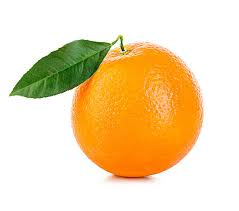
#> input picture images/oranges/o1.jpeg, 239 x 211 px
$ python main.py
#> lines starting #> are read from the running program, lines starting #| are printed output that depends on the picture; after the words box and inside, x2 and y2 are one past the last pixel; in counts of white or black regions, pixels touching at a corner belong together
import numpy as np
import cv2

img = cv2.imread("images/oranges/o1.jpeg")
#> img is the input picture: shape (211, 239, 3); mean B, G, R 177.5, 217.6, 240.5
# img = cv2.resize(img, (10, 10))
img = cv2.Canny(img, 100, 150)
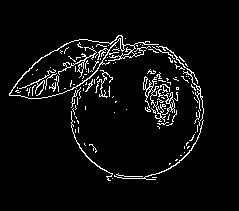
#> img: shape (211, 239); 5.1% white in thin lines or dots, all inside (x1, y1, x2, y2) = (9, 35, 204, 181)

print(np.array(img).flatten())
#> (printed output is left out)

cv2.imshow("cat", img)
cv2.waitKey(0)
cv2.destroyAllWindows()
# matrix 5 x 5

$ run again, with images/oranges/o2.jpeg copied over images/oranges/o1.jpeg
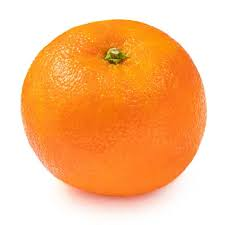
#> input picture images/oranges/o2.jpeg, 225 x 225 px
#> img is the input picture: shape (225, 225, 3); mean B, G, R 137.9, 189.9, 250.5
#> `img = cv2.Canny(img, 100, 150)`:
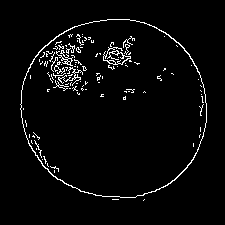
#> img: shape (225, 225); 3.5% white in thin lines or dots, all inside (x1, y1, x2, y2) = (20, 19, 207, 201)
#> (printed output is left out)

$ run again, with images/oranges/o3.jpeg copied over images/oranges/o1.jpeg
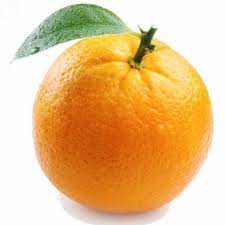
#> input picture images/oranges/o3.jpeg, 225 x 225 px
#> img is the input picture: shape (225, 225, 3); mean B, G, R 137.5, 191.6, 232
#> `img = cv2.Canny(img, 100, 150)`:
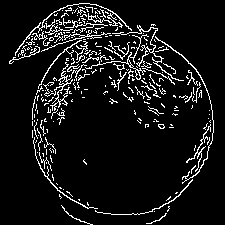
#> img: shape (225, 225); 8.4% white in thin lines or dots, all inside (x1, y1, x2, y2) = (9, 3, 214, 225)
#> (printed output is left out)

$ run again, with images/oranges/o4.jpeg copied over images/oranges/o1.jpeg
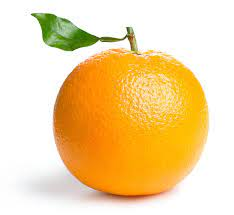
#> input picture images/oranges/o4.jpeg, 234 x 215 px
#> img is the input picture: shape (215, 234, 3); mean B, G, R 162.4, 215, 244.1
#> `img = cv2.Canny(img, 100, 150)`:
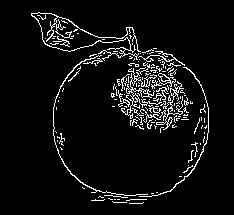
#> img: shape (215, 234); 6.3% white in thin lines or dots, all inside (x1, y1, x2, y2) = (31, 12, 209, 204)
#> (printed output is left out)
